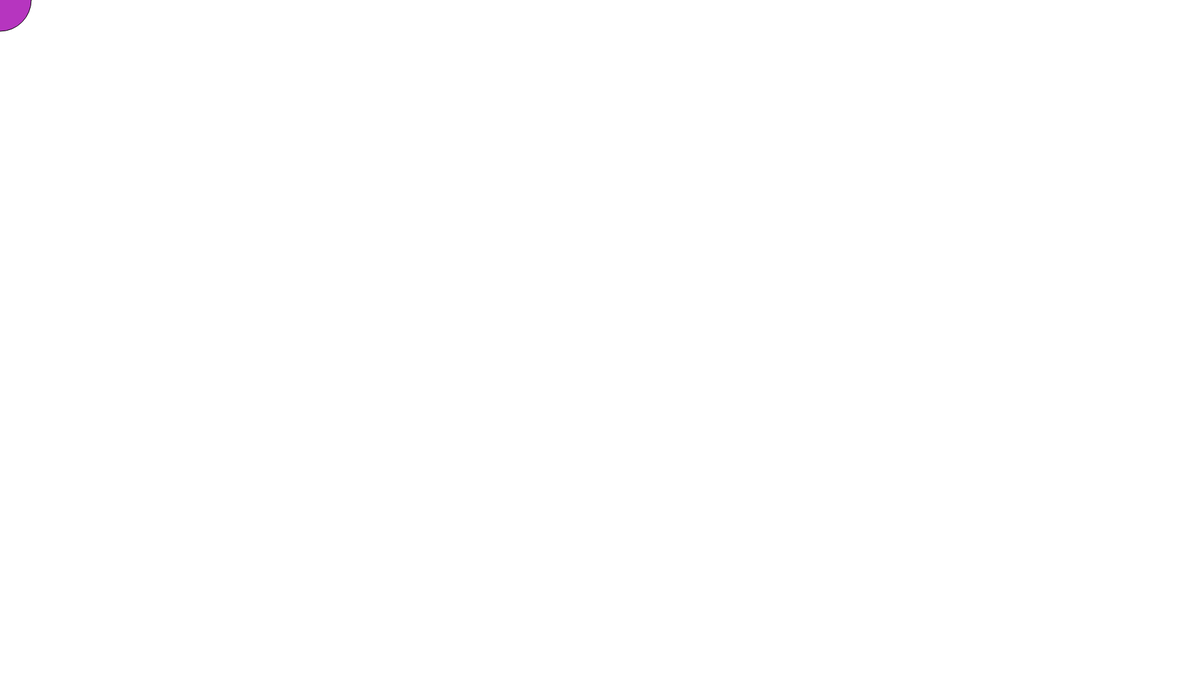
Frame 1 (no input)
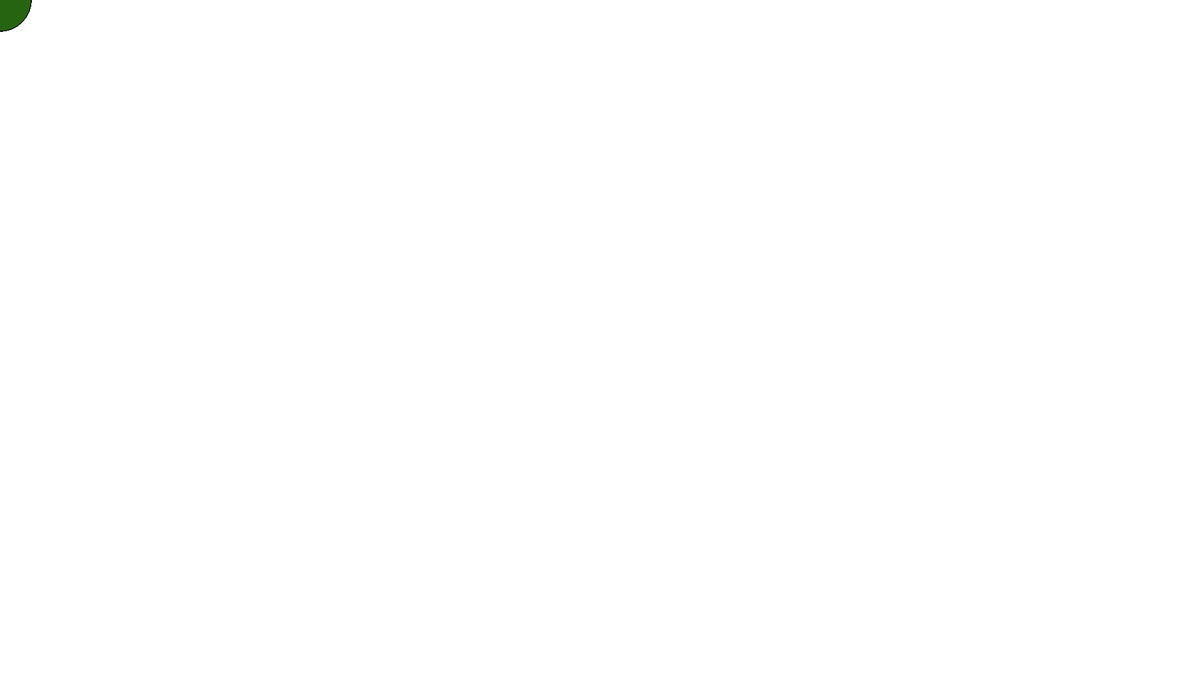
Frame 60 (no input)
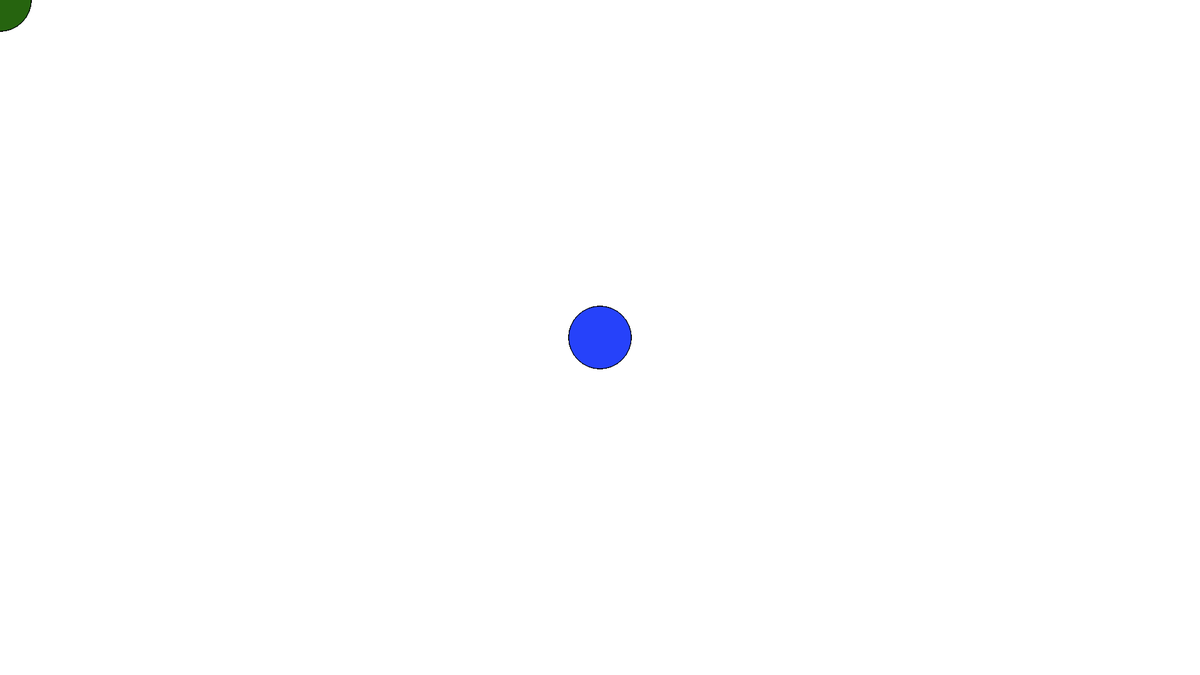
Frame 120 (the mouse pressed at the canvas centre since frame 60)

The p5.js sketch that drew these frames (run headless with seeded random() and noise() and a simulated clock; from frame 60 on, the mouse is pressed at the canvas centre):

// p5.js sketch
// ── sketch.js
function setup() {
  // put setup code here
  createCanvas(1920, 1080);
}

function draw() {
  // put drawing code here
fill(random(255),random(255),random(255));
  ellipse(mouseX, mouseY, 100, 100);
}
